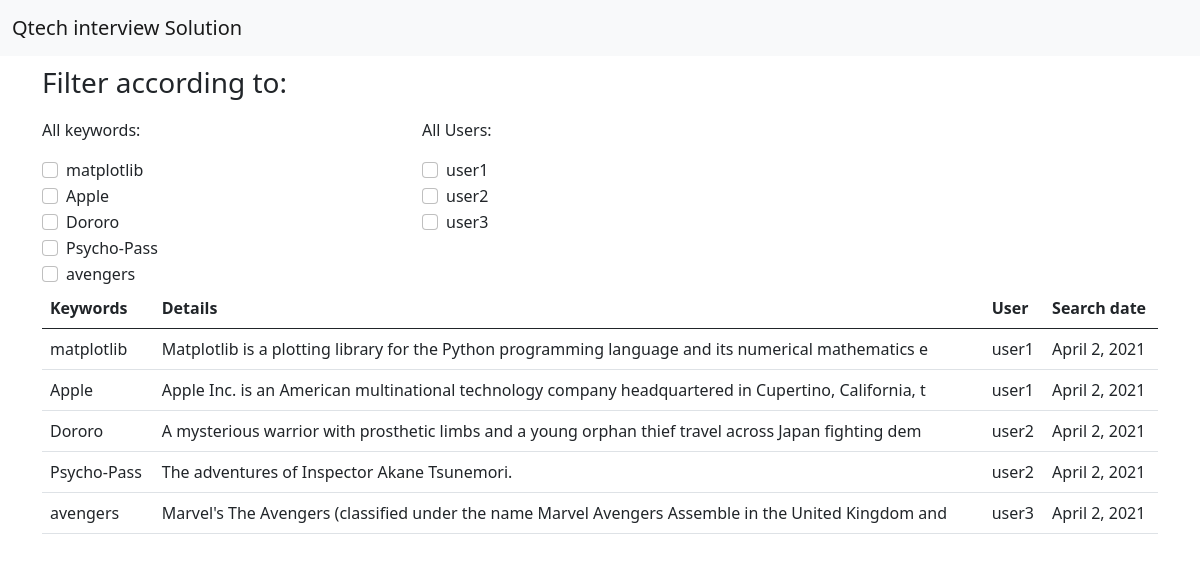
The page / on the database its author committed.
### Search_history/models.py (models this page shows, shortened)
class SearchModel(models.Model):
    keywords = models.CharField(max_length=20)
    details = models.CharField(max_length=100)
    search_date = models.DateField(auto_now_add=True)
    user = models.ForeignKey(Alluser,default=1,on_delete=models.CASCADE)

class Alluser(models.Model):
    username = models.CharField(max_length=100)
    userFirstname = models.CharField(max_length=100)
    userLastname = models.CharField(max_length=100)
    def __str__(self):
        return self.username

### Search_history/views.py (the view)
# urls.py: path('', SearchView.as_view(), name='search'),
class SearchView(View):
    template_name = 'Search_history/search.html'
    def get(self, request):
        user_context = Alluser.objects.all()
        search_context = SearchModel.objects.all()
        time_context = SearchTimeModel.objects.all()
        return render(request, self.template_name, {'user_list': user_context,
                                                    'object_list': search_context,
                                                    'time_list': time_context})

### Search_history/templates/Search_history/search.html (shortened to what this page needs)
{% extends "base.html" %}
{% block content %}
<h3 style='margin-top:10px;'>Filter according to:</h3>
<div class="row">
    <div class="col-sm-4">
        <p style='margin-top:10px;'>All keywords:</p>
    </div>
    <div class="col-sm-4">
        <p style='margin-top:10px;'>All Users:</p>
    </div>
    <div class="col-sm-4">
    </div>
</div>
<div class="row">
    <div class="col-sm-4">
        {% for keyword in object_list %}
        <div class="form-check">
            <input class="form-check-input" name='test' type="checkbox" data-filter="keyword" value="{{keyword.keywords}}" id="checkKeywords" unchecked>
            <label class="form-check-label" for="flexCheckChecked">
                {{keyword.keywords}}
            </label>
        </div>
        {% endfor %}
    </div>
    <div class="col-sm-4">
        {% for users in user_list %}
        <div class="form-check">
            <input class="form-check-input" name='test'type="checkbox" data-filter="user" value="{{users.username}}" id="checkKeywords" unchecked>
            <label class="form-check-label" for="flexCheckChecked">
                {{users.username}}
            </label>
        </div>
        {% endfor %}
    </div>
    <div class="col-sm-4">
    </div>
</div>
<table class="table">
    <thead>
      <tr>
        <th scope="col">Keywords</th>
        <th scope="col">Details</th>
        <th scope="col">User</th>
        <th scope="col">Search date</th>
      </tr>
    </thead>
    <tbody>
    {% for history in object_list%}
        <td>{{history.keywords}}</td>
        <td>{{history.details}}</td>
        <td>{{history.user}}</td>
        <td>{{history.search_date}}</td>
    {% endfor %}
    </tbody>
  </table
{% endblock content %}

### templates/base.html (shortened to what this page needs)
<!doctype html>
<html lang="en">
  <head>
    <link href="https://cdn.jsdelivr.net/npm/bootstrap@5.0.0-beta3/dist/css/bootstrap.min.css" rel="stylesheet">
  </head>
  <body>
    {% include 'snippets/nav.html' %}
    <div class="container">
      {% block content %} {% endblock content %}
    </div>
  </body>
</html>

### templates/snippets/nav.html
<nav class="navbar navbar-light bg-light">
    <div class="container-fluid">
      <a class="navbar-brand" href="#">Qtech interview Solution</a>
    </div>
  </nav>

### rows shown on the page
SearchModel: keywords "matplotlib", details "Matplotlib is a plotting library for the Python programming language and its numerical mathematics e", user "user1", search_date "April 2, 2021"
SearchModel: keywords "Apple", details "Apple Inc. is an American multinational technology company headquartered in Cupertino, California, t", user "user1", search_date "April 2, 2021"
SearchModel: keywords "Dororo", details "A mysterious warrior with prosthetic limbs and a young orphan thief travel across Japan fighting dem", user "user2", search_date "April 2, 2021"
SearchModel: keywords "Psycho-Pass", details "The adventures of Inspector Akane Tsunemori.", user "user2", search_date "April 2, 2021"
SearchModel: keywords "avengers", details "Marvel's The Avengers (classified under the name Marvel Avengers Assemble in the United Kingdom and", user "user3", search_date "April 2, 2021"
Alluser: username "user1"
Alluser: username "user2"
Alluser: username "user3"
